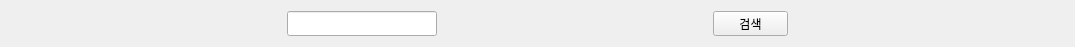
<?xml version="1.0" encoding="UTF-8"?>
<ui version="4.0">
 <class>CharacterSearch</class>
 <widget class="QWidget" name="CharacterSearch">
  <property name="geometry">
   <rect>
    <x>0</x>
    <y>0</y>
    <width>1075</width>
    <height>45</height>
   </rect>
  </property>
  <property name="maximumSize">
   <size>
    <width>16777215</width>
    <height>16777215</height>
   </size>
  </property>
  <property name="windowTitle">
   <string>Form</string>
  </property>
  <layout class="QVBoxLayout" name="vLayoutCharacterSearch">
   <item>
    <layout class="QHBoxLayout" name="hLayoutSearchBar">
     <property name="spacing">
      <number>0</number>
     </property>
     <item>
      <widget class="QLineEdit" name="leCharacterName">
       <property name="minimumSize">
        <size>
         <width>150</width>
         <height>25</height>
        </size>
       </property>
       <property name="maximumSize">
        <size>
         <width>150</width>
         <height>25</height>
        </size>
       </property>
      </widget>
     </item>
     <item>
      <widget class="QPushButton" name="pbSearch">
       <property name="minimumSize">
        <size>
         <width>75</width>
         <height>25</height>
        </size>
       </property>
       <property name="maximumSize">
        <size>
         <width>75</width>
         <height>25</height>
        </size>
       </property>
       <property name="text">
        <string>검색</string>
       </property>
      </widget>
     </item>
    </layout>
   </item>
  </layout>
 </widget>
 <resources/>
 <connections/>
</ui>
